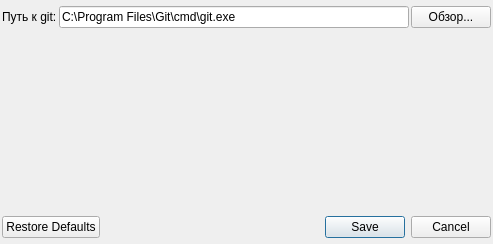
<?xml version="1.0" encoding="UTF-8"?>
<ui version="4.0">
 <class>SettingsDialog</class>
 <widget class="QDialog" name="SettingsDialog">
  <property name="geometry">
   <rect>
    <x>0</x>
    <y>0</y>
    <width>493</width>
    <height>244</height>
   </rect>
  </property>
  <property name="windowTitle">
   <string>Dialog</string>
  </property>
  <layout class="QVBoxLayout" name="verticalLayout" stretch="1,0">
   <property name="spacing">
    <number>2</number>
   </property>
   <property name="leftMargin">
    <number>2</number>
   </property>
   <property name="topMargin">
    <number>6</number>
   </property>
   <property name="rightMargin">
    <number>2</number>
   </property>
   <property name="bottomMargin">
    <number>6</number>
   </property>
   <item>
    <layout class="QFormLayout" name="formLayout">
     <item row="0" column="0">
      <widget class="QLabel" name="label">
       <property name="text">
        <string>Путь к git:</string>
       </property>
      </widget>
     </item>
     <item row="0" column="1">
      <layout class="QHBoxLayout" name="horizontalLayout">
       <property name="spacing">
        <number>2</number>
       </property>
       <item>
        <widget class="QLineEdit" name="gitPathEdit">
         <property name="text">
          <string>C:\Program Files\Git\cmd\git.exe</string>
         </property>
        </widget>
       </item>
       <item>
        <widget class="QPushButton" name="browseGitPath">
         <property name="text">
          <string>Обзор...</string>
         </property>
        </widget>
       </item>
      </layout>
     </item>
    </layout>
   </item>
   <item>
    <widget class="QDialogButtonBox" name="buttonBox">
     <property name="orientation">
      <enum>Qt::Horizontal</enum>
     </property>
     <property name="standardButtons">
      <set>QDialogButtonBox::Cancel|QDialogButtonBox::RestoreDefaults|QDialogButtonBox::Save</set>
     </property>
    </widget>
   </item>
  </layout>
 </widget>
 <resources/>
 <connections>
  <connection>
   <sender>buttonBox</sender>
   <signal>accepted()</signal>
   <receiver>SettingsDialog</receiver>
   <slot>accept()</slot>
   <hints>
    <hint type="sourcelabel">
     <x>248</x>
     <y>254</y>
    </hint>
    <hint type="destinationlabel">
     <x>157</x>
     <y>274</y>
    </hint>
   </hints>
  </connection>
  <connection>
   <sender>buttonBox</sender>
   <signal>rejected()</signal>
   <receiver>SettingsDialog</receiver>
   <slot>reject()</slot>
   <hints>
    <hint type="sourcelabel">
     <x>316</x>
     <y>260</y>
    </hint>
    <hint type="destinationlabel">
     <x>286</x>
     <y>274</y>
    </hint>
   </hints>
  </connection>
 </connections>
</ui>
